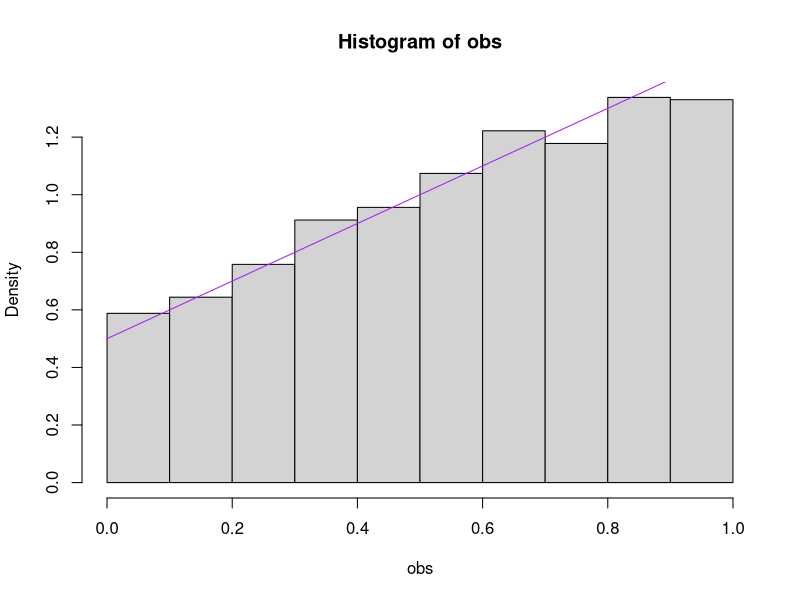
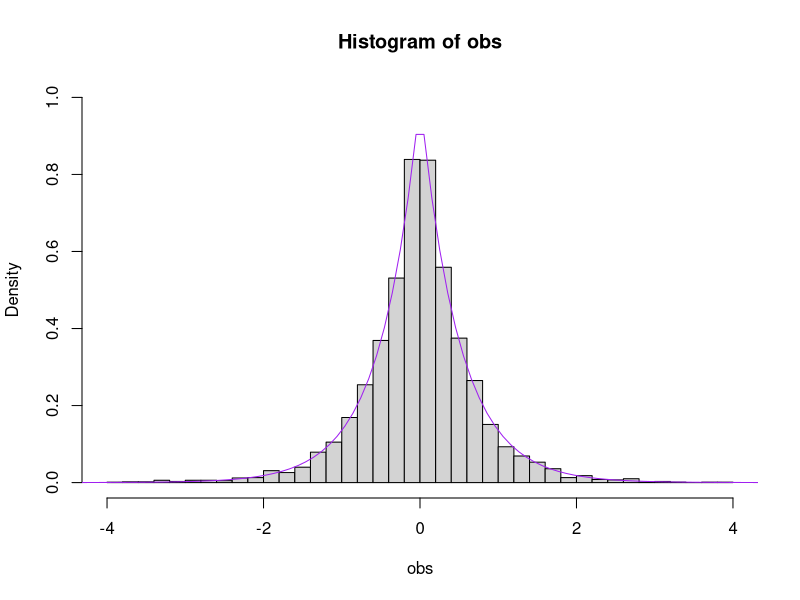
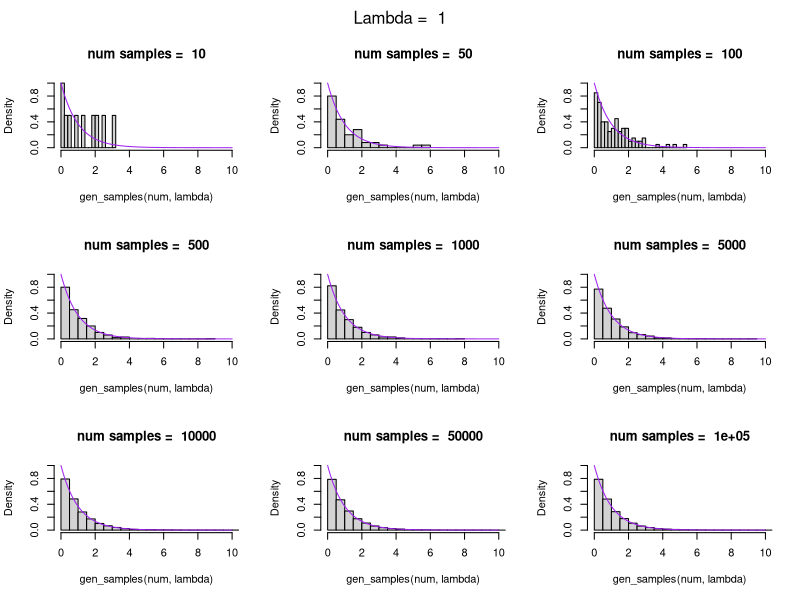

Write the R code that produced these figures, in order.
##########
# Q1)

inverse_func = function(x) {
  return ((-1+sqrt(1+8*x))/2)
}

obs = inverse_func(runif(5000))

hist(obs, probability=T)

xvals=seq(0,1,length=100)

lines(xvals, xvals+0.5, col="purple")

###########
# Q2)

inverse_func = function(x) {
  if (x < 0.5) {
    return ((log(2*x, base=exp(1)))/2)
  } else {
    return (-(log(2*(1-x), base=exp(1)))/2)
  }
}

obs = rep(NA, length=5000)
samples = runif(5000)

for (i in 1:5000) {
  obs[i] = inverse_func(samples[i])
}

hist(obs, probability=T, breaks = 40, xlim=c(-4,4), ylim=c(0,1))
# breaks changes the number of bins
# xlim and ylim change the scale of the graph

xvals=seq(-5,5,length=100)
lines(xvals, exp(-sign(xvals)*2*xvals), col="purple")

###########
# Q3)
gen_samples = function(num, lambda) {
  return(-log(1-runif(num))/lambda)
}

lambda = 1 # choose random?

par(mfrow=c(3,3), oma = c(0, 0, 2, 0))

nums=c(10, 50, 100, 500, 1000, 5000, 10000, 50000, 100000)
xvals=seq(0,10,length=100)

for (num in nums) {
  hist(gen_samples(num, lambda), probability=T, breaks = 20, xlim=c(0,10),
       ylim=c(0,1), main = paste("num samples = ", as.character(num)))
  lines(xvals, lambda * exp(-lambda*xvals), col="purple")
}

mtext(paste("Lambda = ", as.character(lambda)), outer = TRUE)

###########
# Q4)



